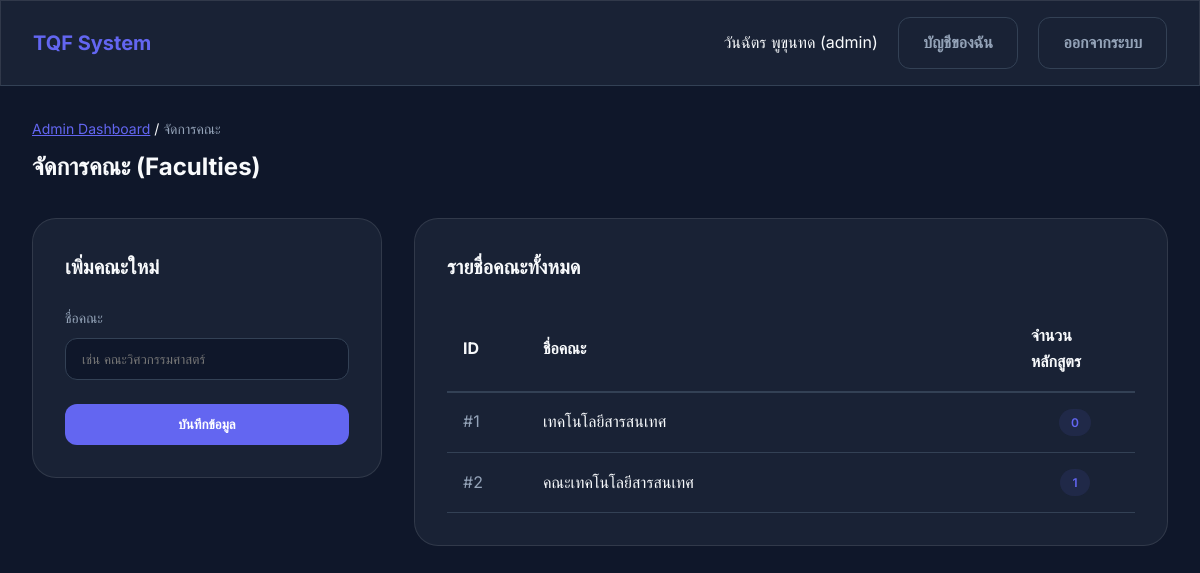
Screenshot of /admin/faculties (signed in) with the database file from the repository.
### models.py (models this page shows, shortened)
class User(UserMixin, db.Model):
    id = db.Column(db.Integer, primary_key=True)
    username = db.Column(db.String(64), unique=True, nullable=False)
    password_hash = db.Column(db.String(256), nullable=False)
    role = db.Column(db.String(20), nullable=False)  # instructor, head, academic, admin
    full_name = db.Column(db.String(128), nullable=False)
    faculty_id = db.Column(db.Integer, db.ForeignKey('faculty.id'))
    program_id = db.Column(db.Integer, db.ForeignKey('program.id'))
    sections = db.relationship('Section', backref='instructor', lazy=True)
    user_roles = db.relationship('UserRole', backref='user', lazy=True, cascade='all, delete-orphan')
    def role_names(self):
        roles = set()
        if self.role:
            roles.add(self.role)
        for r in self.user_roles or []:
            if r.role:
                roles.add(r.role)
        order = {'admin': 0, 'academic': 1, 'head': 2, 'instructor': 3}
        return sorted(roles, key=lambda x: order.get(x, 99))
    def has_any_role(self, role_names) -> bool:
        user_roles = set(self.role_names())
        return any(r in user_roles for r in role_names)

class Faculty(db.Model):
    id = db.Column(db.Integer, primary_key=True)
    name = db.Column(db.String(128), unique=True, nullable=False)
    programs = db.relationship('Program', backref='faculty', lazy=True)
    users = db.relationship('User', backref='faculty', lazy=True)

### app.py (the view, shortened to what this page needs)
@app.route('/admin/faculties', methods=['GET', 'POST'])
@login_required
@roles_required('admin')
def manage_faculties():
    faculties = Faculty.query.all()
    return render_template('admin/faculties.html', faculties=faculties)

### app.py (called while the page is built, shortened)
def get_active_role():
    if not current_user.is_authenticated:
        return None
    available = current_user.role_names()
    chosen = session.get('active_role')
    if chosen in available:
        return chosen
    if session.get('choose_role') and len(available) > 1:
        return None
    best = current_user.best_role()
    session['active_role'] = best
    session.pop('choose_role', None)
    return best

def _ensure_schema_created():
    if app.config.get('_SCHEMA_READY'):
        return

@app.before_request
def _auto_create_schema_once():
    _ensure_schema_created()

def roles_required(*roles):
    def decorator(f):
        @wraps(f)
        def decorated_function(*args, **kwargs):
            if not current_user.is_authenticated or not current_user.has_any_role(roles):
                flash('คุณไม่มีสิทธิ์เข้าถึงหน้านี้', 'danger')
                return redirect(url_for('dashboard'))
            return f(*args, **kwargs)
        return decorated_function
    return decorator

@app.context_processor
def _inject_roles_context():
    if not current_user.is_authenticated:
        return {}
    return {
        'active_role': get_active_role(),
        'available_roles': current_user.role_names(),
    }

@login_manager.user_loader
def load_user(user_id):
    return User.query.get(int(user_id))

### templates/admin/faculties.html (shortened to what this page needs)
{% extends "base.html" %}
{% block content %}
<div style="display: flex; justify-content: space-between; align-items: center; margin-bottom: 2rem;">
    <div>
        <nav style="font-size: 0.875rem; margin-bottom: 0.5rem;">
            <a href="{{ url_for('admin_dashboard') }}" style="color: var(--primary-color);">Admin Dashboard</a> /
            <span style="color: var(--text-muted);">จัดการคณะ</span>
        </nav>
        <h2>จัดการคณะ (Faculties)</h2>
    </div>
</div>
<div style="display: grid; grid-template-columns: 350px 1fr; gap: 2rem; align-items: start;">
    <div class="glass" style="padding: 2rem; border-radius: 1.5rem;">
        <h3 style="margin-bottom: 1.5rem; font-size: 1.25rem;">เพิ่มคณะใหม่</h3>
        <form method="POST">
            <div class="form-group">
                <label>ชื่อคณะ</label>
                <input type="text" name="name" class="form-control" placeholder="เช่น คณะวิศวกรรมศาสตร์" required>
            </div>
            <button type="submit" class="btn btn-primary" style="width: 100%;">บันทึกข้อมูล</button>
        </form>
    </div>
    <div class="glass" style="padding: 2rem; border-radius: 1.5rem;">
        <h3 style="margin-bottom: 1.5rem; font-size: 1.25rem;">รายชื่อคณะทั้งหมด</h3>
        <div style="overflow-x: auto;">
            <table style="width: 100%; border-collapse: collapse;">
                <thead>
                    <tr style="text-align: left; border-bottom: 2px solid var(--border-color);">
                        <th style="padding: 1rem; width: 80px;">ID</th>
                        <th style="padding: 1rem;">ชื่อคณะ</th>
                        <th style="padding: 1rem; width: 120px;">จำนวนหลักสูตร</th>
                    </tr>
                </thead>
                <tbody>
                    {% for faculty in faculties %}
                    <tr style="border-bottom: 1px solid var(--border-color);">
                        <td style="padding: 1rem; color: var(--text-muted);">#{{ faculty.id }}</td>
                        <td style="padding: 1rem; font-weight: 500;">{{ faculty.name }}</td>
                        <td style="padding: 1rem; text-align: center;">
                            <span class="status-badge"
                                style="background: rgba(99, 102, 241, 0.1); color: var(--primary-color);">
                                {{ faculty.programs|length }}
                            </span>
                        </td>
                    </tr>
                    {% else %}
                    <tr>
                        <td colspan="3" style="padding: 3rem; text-align: center; color: var(--text-muted);">
                            ไม่พบข้อมูลคณะในระบบ</td>
                    </tr>
                    {% endfor %}
                </tbody>
            </table>
        </div>
    </div>
</div>
{% endblock %}

### templates/base.html (shortened to what this page needs)
<!DOCTYPE html>
<html lang="th">
<head>
    <link rel="stylesheet" href="{{ url_for('static', filename='css/style.css') }}">
</head>
<body>
    {% if current_user.is_authenticated %}
    <nav class="navbar glass">
        <div class="nav-brand">TQF System</div>
        <div class="nav-user">
            <span>{{ current_user.full_name }} ({{ active_role or current_user.role }})</span>
            <a href="{{ url_for('account') }}" class="btn btn-secondary" style="margin-left: 1rem; color: var(--text-muted);">บัญชีของฉัน</a>
            <a href="{{ url_for('logout') }}" class="btn btn-secondary" style="margin-left: 1rem; color: var(--text-muted);">ออกจากระบบ</a>
        </div>
    </nav>
    {% endif %}
    <div class="container">
        {% block content %}{% endblock %}
    </div>
</body>
</html>

### static/css/style.css (style rules this page uses)
:root { --primary-color: #6366f1; --primary-hover: #4f46e5; --bg-dark: #0f172a; --bg-card: #1e293b; --text-main: #f8fafc; --text-muted: #94a3b8; --border-color: #334155; --accent-success: #10b981; --accent-warning: #f59e0b; --accent-danger: #ef4444; }
* { margin: 0; padding: 0; box-sizing: border-box; font-family: 'Inter', 'Sarabun', sans-serif; }
body { background-color: var(--bg-dark); color: var(--text-main); line-height: 1.6; }
.glass { background: rgba(30, 41, 59, 0.7); backdrop-filter: blur(12px); border: 1px solid rgba(255, 255, 255, 0.1); }
.container { max-width: 1200px; margin: 0 auto; padding: 2rem; }
.form-group { margin-bottom: 1.5rem; }
.form-group label { display: block; margin-bottom: 0.5rem; color: var(--text-muted); font-size: 0.875rem; }
.form-control { width: 100%; padding: 0.75rem 1rem; background-color: #0f172a; border: 1px solid var(--border-color); border-radius: 0.75rem; color: var(--text-main); transition: all 0.3s ease; }
.btn { display: inline-block; padding: 0.75rem 1.5rem; border-radius: 0.75rem; font-weight: 600; text-align: center; cursor: pointer; transition: all 0.3s ease; border: none; text-decoration: none; }
.btn-primary { background-color: var(--primary-color); color: white; width: 100%; }
.navbar { display: flex; justify-content: space-between; align-items: center; padding: 1rem 2rem; border-bottom: 1px solid var(--border-color); }
.nav-brand { font-size: 1.25rem; font-weight: 700; color: var(--primary-color); }
.status-badge { display: inline-block; padding: 0.25rem 0.75rem; border-radius: 9999px; font-size: 0.75rem; font-weight: 600; text-transform: uppercase; }
.btn-secondary { background: transparent; color: var(--text-muted); border: 1px solid var(--border-color); }

### rows the page displays
User: full_name "วันฉัตร พูขุนทด", role "admin"
Faculty: id "1", name "เทคโนโลยีสารสนเทศ", programs|length "0"
Faculty: id "2", name "คณะเทคโนโลยีสารสนเทศ", programs|length "1"
